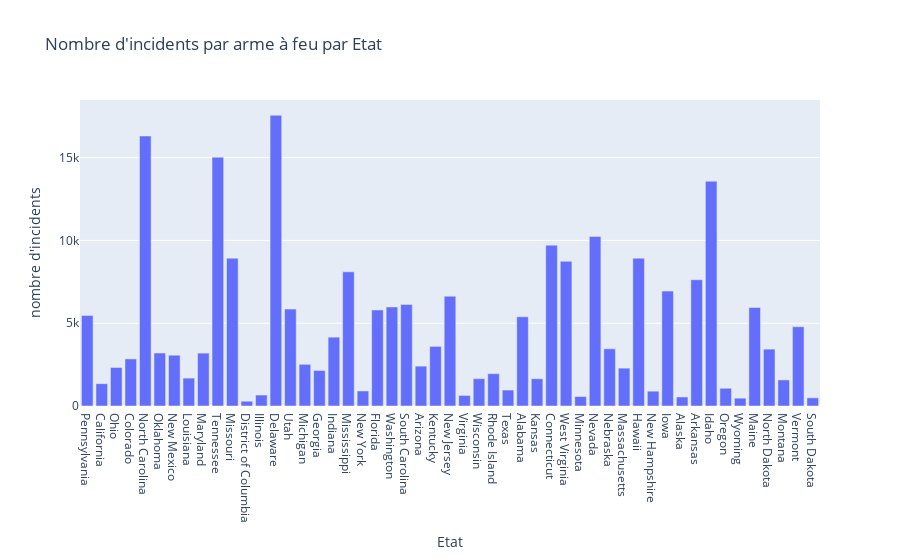

Notebook source saved alongside this figure:
### Code cell
fig.show()

### Figure 1 — Plotly figure (JSON) as saved in the notebook; plotly's stock layout.template omitted (floating-point values rounded to 4 significant figures)
{"data": [{"alignmentgroup": "True", "hovertemplate": "Etat=%{x}<br>nombre d'incidents=%{y}<extra></extra>", "legendgroup": "", "marker": {"color": "#636efa", "pattern": {"shape": ""}}, "name": "", "offsetgroup": "", "orientation": "v", "showlegend": false, "textposition": "auto", "type": "bar", "x": ["Pennsylvania", "California", "Ohio", "Colorado", "North Carolina", "Oklahoma", "New Mexico", "Louisiana", "Maryland", "Tennessee", "Missouri", "District of Columbia", "Illinois", "Delaware", "Utah", "Michigan", "Georgia", "Indiana", "Mississippi", "New York", "Florida", "Washington", "South Carolina", "Arizona", "Kentucky", "New Jersey", "Virginia", "Wisconsin", "Rhode Island", "Texas", "Alabama", "Kansas", "Connecticut", "West Virginia", "Minnesota", "Nevada", "Nebraska", "Massachusetts", "Hawaii", "New Hampshire", "Iowa", "Alaska", "Arkansas", "Idaho", "Oregon", "Wyoming", "Maine", "North Dakota", "Montana", "Vermont", "South Dakota"], "xaxis": "x", "y": [5471, 1349, 2328, 2842, 16306, 3201, 3067, 1685, 3195, 15029, 8925, 289, 661, 17556, 5852, 2517, 2145, 4157, 8103, 907, 5798, 5981, 6136, 2408, 3599, 6631, 638, 1651, 1952, 964, 5387, 1645, 9712, 8739, 573, 10244, 3455, 2286, 8929, 895, 6939, 544, 7626, 13577, 1072, 472, 5949, 3434, 1575, 4787, 494], "yaxis": "y"}], "layout": {"barmode": "relative", "legend": {"tracegroupgap": 0}, "title": {"text": "Nombre d'incidents par arme à feu par Etat"}, "xaxis": {"anchor": "y", "domain": [0, 1], "title": {"text": "Etat"}}, "yaxis": {"anchor": "x", "domain": [0, 1], "title": {"text": "nombre d'incidents"}}}}
